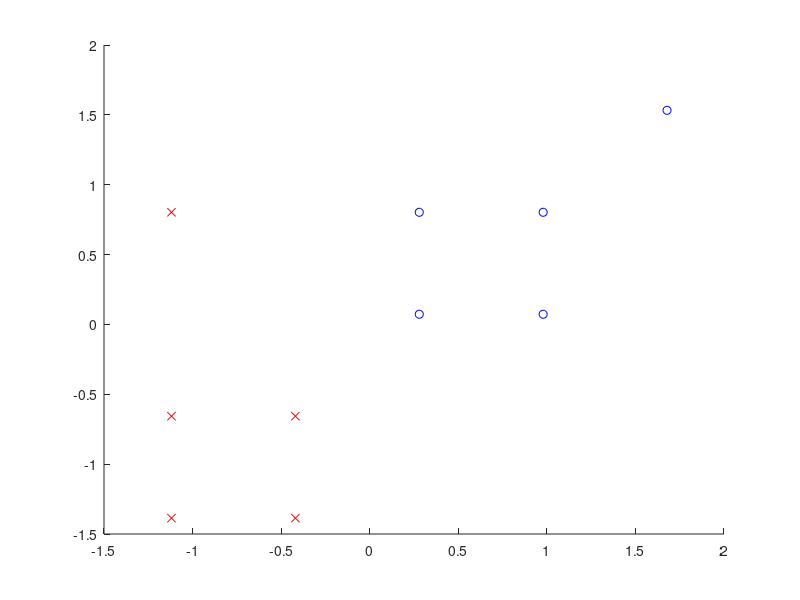

The MATLAB script that drew this image: (Note: this script raises an error after producing the figure.)
X = [
    0 0;
    0 1;
    1 0;
    1 1;
    0 3;

    2 2;
    2 3;
    3 2;
    3 3;
    4 4;
];

y = [
    0;
    0;
    0;
    0;
    0;
    1;
    1;
    1;
    1;
    1;
];


m = size(X, 1);
n = size(X, 2);

[X, mu, sigma] = normalize(X);


hold on
plot(X(1:5,1), X(1:5,2), 'rx')
plot(X(6:10,1), X(6:10,2), 'bo')


X = [ones(m, 1), X(:,:)];



theta = [
    0;
    0;
    0;
];

alpha = 30;
num_iters = 100;

[theta, J_history] = logisticGradientDescent(X, y, theta, alpha, num_iters);

theta

a = -4:1:4

plot(a, ((-theta(1) - (theta(2) * a)) / theta(3)))

newX = [
    1 0.5 0.5;
    1 2.5 2.5;
    1 2.0 2.0;
    1 1.0 2.0;
];
(1 ./ (1 + (e .^ -(newX * theta))))
